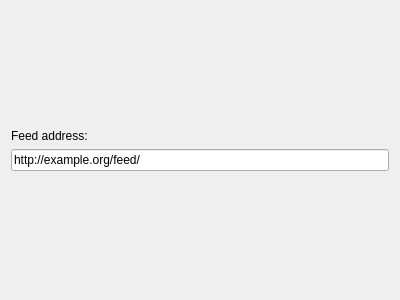
<?xml version="1.0" encoding="UTF-8"?>
<ui version="4.0">
 <class>UrlPage</class>
 <widget class="QWizardPage" name="UrlPage">
  <property name="geometry">
   <rect>
    <x>0</x>
    <y>0</y>
    <width>400</width>
    <height>300</height>
   </rect>
  </property>
  <property name="windowTitle">
   <string>WizardPage</string>
  </property>
  <layout class="QVBoxLayout" name="verticalLayout">
   <item>
    <spacer name="verticalSpacer_2">
     <property name="orientation">
      <enum>Qt::Vertical</enum>
     </property>
     <property name="sizeHint" stdset="0">
      <size>
       <width>20</width>
       <height>112</height>
      </size>
     </property>
    </spacer>
   </item>
   <item>
    <widget class="QLabel" name="label">
     <property name="text">
      <string>Feed address:</string>
     </property>
    </widget>
   </item>
   <item>
    <widget class="QLineEdit" name="urlEdit">
     <property name="text">
      <string>http://example.org/feed/</string>
     </property>
    </widget>
   </item>
   <item>
    <spacer name="verticalSpacer">
     <property name="orientation">
      <enum>Qt::Vertical</enum>
     </property>
     <property name="sizeHint" stdset="0">
      <size>
       <width>20</width>
       <height>112</height>
      </size>
     </property>
    </spacer>
   </item>
  </layout>
 </widget>
 <resources/>
 <connections/>
</ui>
